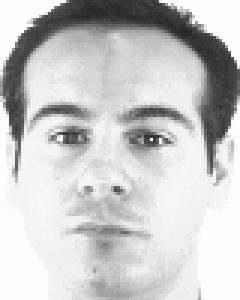
#> input picture AR_k120_s26_w80_h100/AR001-7.tif, 80 x 100 px, given in place of AR001-1.tif, which was not available (shown 3 times larger)
$ python classif_base_AR.py
#> lines starting #> are read from the running program, lines starting #| are printed output that depends on the picture
import os
import numpy as np
import cv2
from sklearn.model_selection import train_test_split
from sklearn.metrics import classification_report, confusion_matrix
import matplotlib.pyplot as plt

# 加载数据
def load_data(dataset_path):
#> called with dataset_path = 'AR_k120_s26_w80_h100'
    images = []
    labels = []
    for i in range(1, 121):  # 120个人
        person_images = []
        for j in range(1, 27):  # 每个人26张
            img_path = os.path.join(dataset_path, f'AR{str(i).zfill(3)}-{j}.tif')
            img = cv2.imread(img_path, cv2.IMREAD_GRAYSCALE)  # 以灰度图形式加载
#> img is the input picture: shape (100, 80); min 38, max 254, mean 201.1
            img = cv2.resize(img, (100, 100))  # 统一尺寸
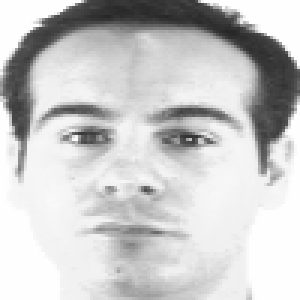
#> img: shape (100, 100) (shown 3 times larger); min 38, max 254, mean 201.1
            person_images.append(img)
        images.extend(person_images)
        labels.extend([i-1] * 26)  # 标签为人物编号（从0开始）
    return np.array(images), np.array(labels)

# 创建LBPH人脸识别器
def train_lbph_model(X_train, y_train):
    recognizer = cv2.face.LBPHFaceRecognizer_create()  # 创建LBPH识别器
    recognizer.train(X_train, y_train)  # 训练模型
    return recognizer

# 测试LBPH模型
def test_lbph_model(recognizer, X_val, y_val):
    predictions = []
    for img in X_val:
        label, confidence = recognizer.predict(img)  # 预测标签和置信度
        predictions.append(label)
    return np.array(predictions)

# 加载数据集
dataset_path = 'AR_k120_s26_w80_h100'  # AR数据集路径
#> (the run stopped early here; a loop or call above may not have finished)

$ run again, on AR_k120_s26_w80_h100/AR006-10.tif
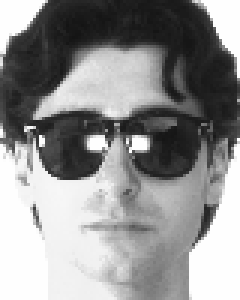
#> input picture AR_k120_s26_w80_h100/AR006-10.tif, 80 x 100 px, given in place of AR001-1.tif, which was not available (shown 3 times larger)
#> in load_data, img is the input picture: shape (100, 80); min 20, max 254, mean 144.4
#> in load_data, `img = cv2.resize(img, (100, 100))`:
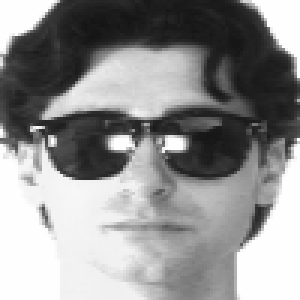
#> img: shape (100, 100) (shown 3 times larger); min 20, max 254, mean 144.5

$ run again, on AR_k120_s26_w80_h100/AR007-10.tif
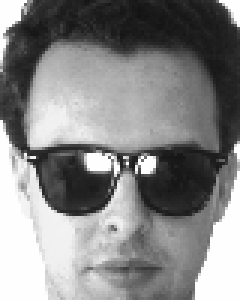
#> input picture AR_k120_s26_w80_h100/AR007-10.tif, 80 x 100 px, given in place of AR001-1.tif, which was not available (shown 3 times larger)
#> in load_data, img is the input picture: shape (100, 80); min 17, max 254, mean 134
#> in load_data, `img = cv2.resize(img, (100, 100))`:
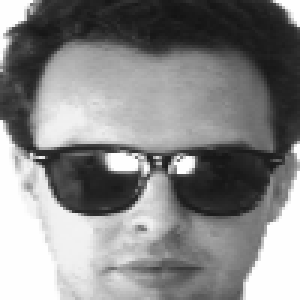
#> img: shape (100, 100) (shown 3 times larger); min 19, max 254, mean 134

$ run again, on AR_k120_s26_w80_h100/AR007-23.tif
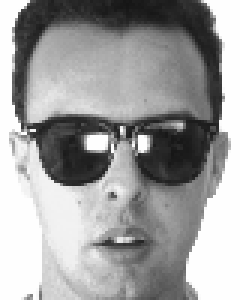
#> input picture AR_k120_s26_w80_h100/AR007-23.tif, 80 x 100 px, given in place of AR001-1.tif, which was not available (shown 3 times larger)
#> in load_data, img is the input picture: shape (100, 80); min 21, max 254, mean 158.1
#> in load_data, `img = cv2.resize(img, (100, 100))`:
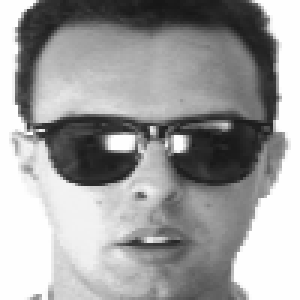
#> img: shape (100, 100) (shown 3 times larger); min 22, max 254, mean 158.1
